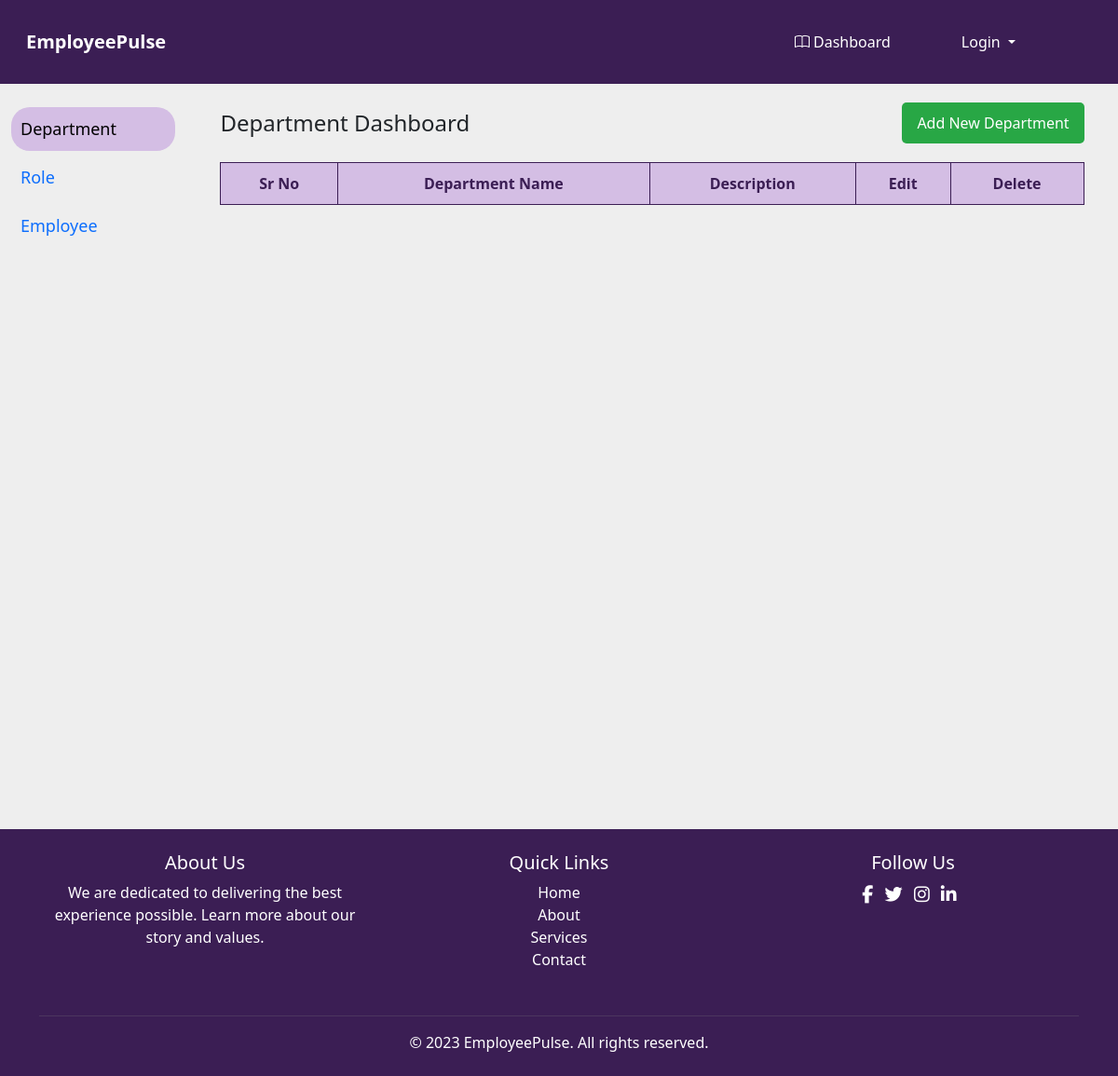
Before: /department with the older database file.
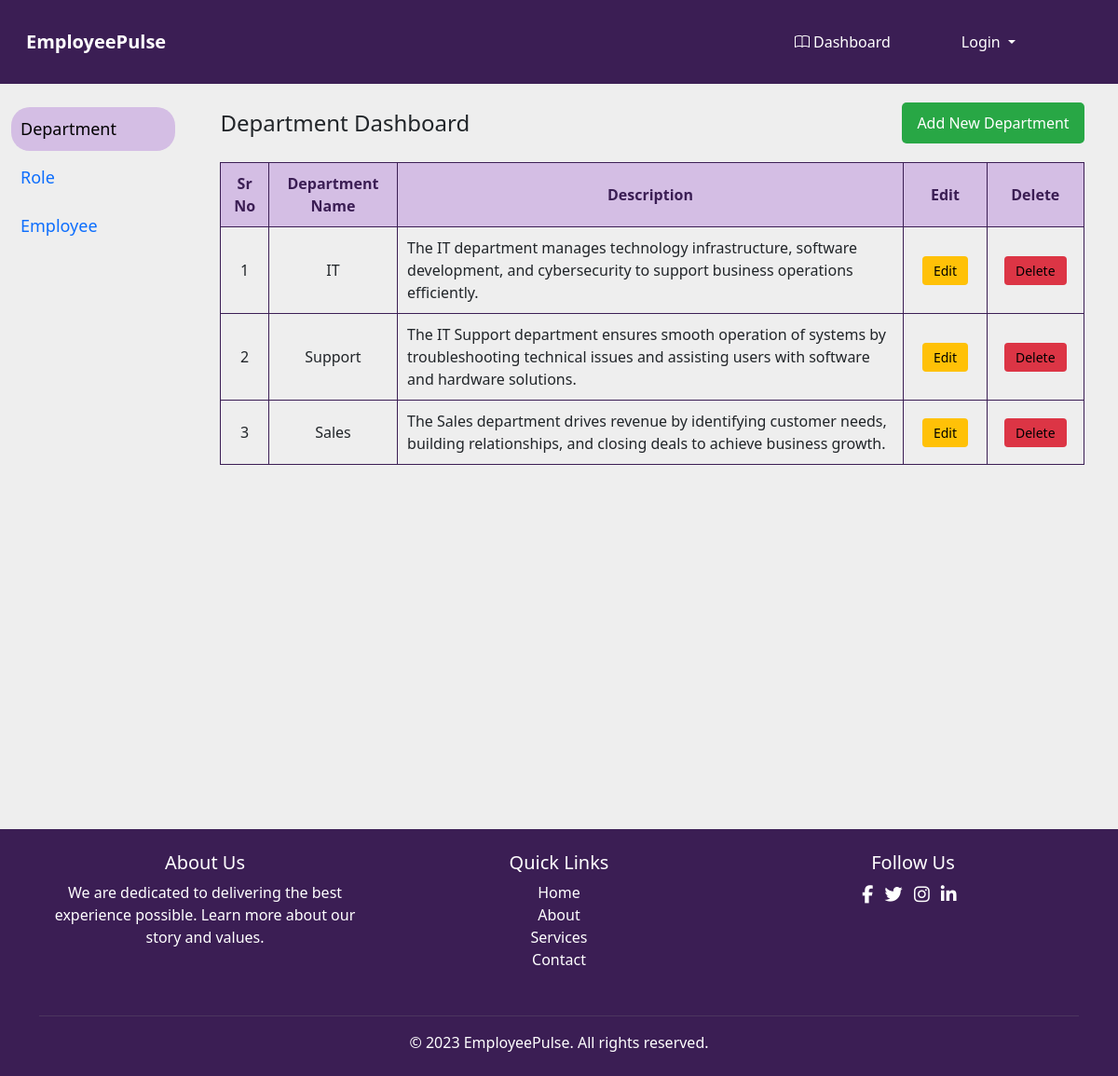
After: the same page with the newer database file.
### app/models.py (models this page shows, shortened)
class Dept(models.Model):
    dept_id = models.BigAutoField(primary_key=True)
    dept_name = models.CharField(max_length=100)
    desc = models.CharField(max_length=200)
    created_at = models.DateTimeField(auto_now_add=True)
    updated_at = models.DateTimeField(auto_now=True)
    status = models.BooleanField(default=True)

### app/views.py (the view)
# urls.py: path('department', views.department),
def department(request):
    context={}
    d = Dept.objects.all().order_by('dept_id')
    context['data']=d
    return render(request, 'department.html',context)

### templates/department.html (shortened to what this page needs)
{% extends 'base.html' %}
{% load static %}
{% block 'main' %}
<div class="dept-container">
    <div class="dept-header">
        <h2>Department Dashboard</h2>
        <button class="dept-add-btn" onclick="showForm()">Add New Department</button>
    </div>
    <table class="dept-table">
        <thead>
            <tr>
                <th>Sr No</th>
                <th>Department Name</th>
                <th>Description</th>
                <th>Edit</th>
                <th>Delete</th>
            </tr>
        </thead>
        <tbody>
            {% for i in data %}
            <tr>
                <td>{{ forloop.counter }}</td>
                <td>{{ i.dept_name }}</td>
                <td style="text-align: left;">{{ i.desc }}</td>
                <td>
                    <a href="#" onclick="showEditForm('{{ i.dept_name }}', '{{ i.desc }}', '{{ i.dept_id }}')"
                        class="dept-edit-btn" style="text-decoration: none; color: black;">
                        Edit
                    </a>
                </td>
                <td>
                    <a href="/del_dept/{{ i.dept_id }}" class="dept-delete-btn" style="text-decoration: none; color: black;">
                        Delete
                    </a>
                </td>
            </tr>
            {% endfor %}
        </tbody>
    </table>
</div>
{% endblock 'main' %}

Changed rows visible on the page:
added Dept: dept_name "IT", desc "The IT department manages technology infrastructure, software development, and cybersecurity to support business operations efficiently."
added Dept: dept_name "Support", desc "The IT Support department ensures smooth operation of systems by troubleshooting technical issues and assisting users with software and hardware solutions."
added Dept: dept_name "Sales", desc "The Sales department drives revenue by identifying customer needs, building relationships, and closing deals to achieve business growth."
